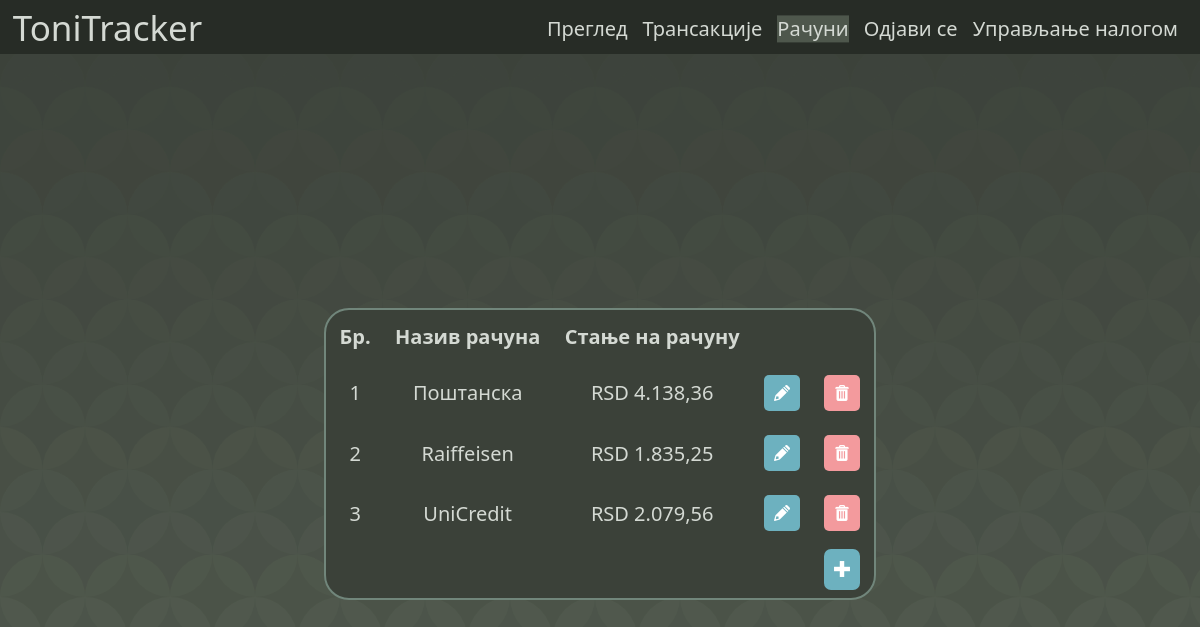
The app's page /accounts.php (signed in) with its own data.
### tables this page shows
CREATE TABLE racun (idRacuna INTEGER NOT NULL PRIMARY KEY AUTOINCREMENT, idKorisnika INTEGER NOT NULL REFERENCES korisnik (id), nazivBanke TEXT NOT NULL, stanje NUMERIC NOT NULL);

### writeFuncs/writeAccounts.php (the view)
<?php
function ispisi($racuni)
{
    echo <<<HTML
<header>
    <div class="naslov">
        <a href="main.php">ToniTracker</a>
    </div>
    <div class="nav">
        <a href="main.php">Преглед</a>
        <a href="transactions.php">Трансакције</a>
        <a id="accounts" href="accounts.php">Рачуни</a>
        <a href="logout.php">Одјави се</a>
        <a href="manageAccount.php">Управљање налогом</a>
    </div>
</header>
<main>
<table>
    <thead>
        <th>Бр.</th>
        <th>Назив рачуна</th>
        <th>Стање на рачуну</th>
        <th></th>
        <th></th>
    </thead>
HTML;
    $br = 1;
    foreach ($racuni as $racun) {
        echo <<<HTML
    <tr>
        <td>$br</td>
        <td>$racun[nazivBanke]</td>
        <td>
    HTML;
        echo "RSD " . number_format($racun["stanje"], 2, ",", ".");
        echo <<<HTML
        </td>
        <td>
            <form method="post" name="change">
                <button id="change" value=$racun[idRacuna] name="change" type="submit"><img src="images/pencil.png"></button>
            </form>
        </td>
        <td>
            <form method="post" name="delete">
                <button id="delete" value=$racun[idRacuna] name="delete" type="submit"><img src="images/trash.png"></button>
            </form>
        </td>
    </tr>
    HTML;
        $br++;
    }
    echo <<<HTML
    <tr>
        <td></td>
        <td></td>
        <td></td>
        <td></td>
        <td>
            <a id="new" href="addAccount.php"><img src="images/new.png"></a>
        </td>
    </tr>
    <tr>
    </tr>
    </table>
</main>
HTML;
}

### css/accounts.css (style rules this page uses)
body { background-color: #3b4139; background-attachment: fixed; background-size: contain; font-family: "Segoe UI", Tahoma, Geneva, Verdana, sans-serif; color: #d4d9d3; margin: 0; height: 100vh; }
main { display: flex; height: 100%; justify-content: center; align-items: center; }
table { border-collapse: separate; width: auto; text-align: center; font-size: 20px; background-color: #3b4139; border: 2px solid #71867b; border-radius: 25px; height: auto; }
thead { border: 2px solid #71867b; }
th { padding: 0.7rem; }
td { padding: 0.7rem; }
header { display: flex; align-items: center; background-color: #272c26; padding-left: 7px; padding-right: 7px; padding-bottom: 7px; }
.naslov { font-size: 35px; color: #d4d9d3; transform: translate(3%, 9%); }
.naslov a { color: #d4d9d3; text-decoration: none; }
.nav { margin-left: auto; }
.nav a { background-color: inherit; float: left; border: none; cursor: pointer; transition: 0.3s; font-size: 20px; color: #d4d9d3; margin-right: 15px; transform: translate(0%, 20%); text-decoration: none; }
#accounts { background-color: #4e574c; }
#change { background-color: #6db1bf; padding: 10px; padding-bottom: 7px; border: 0; border-radius: 5px; }
#delete { background-color: #f39a9d; padding: 10px; padding-bottom: 7px; border: 0; border-radius: 5px; }
#new { background-color: #6db1bf; padding: 10px; padding-bottom: 7px; padding-top: 7px; border: 0; border-radius: 7px; }
button { cursor: pointer; }

### records on screen
racun: nazivBanke "Поштанскa", stanje "4.138,36", $racun[idRacuna] 2 (drawn)
racun: nazivBanke "Raiffeisen", stanje "1.835,25", $racun[idRacuna] 3 (drawn)
racun: nazivBanke "UniCredit", stanje "2.079,56", $racun[idRacuna] 7 (drawn)
